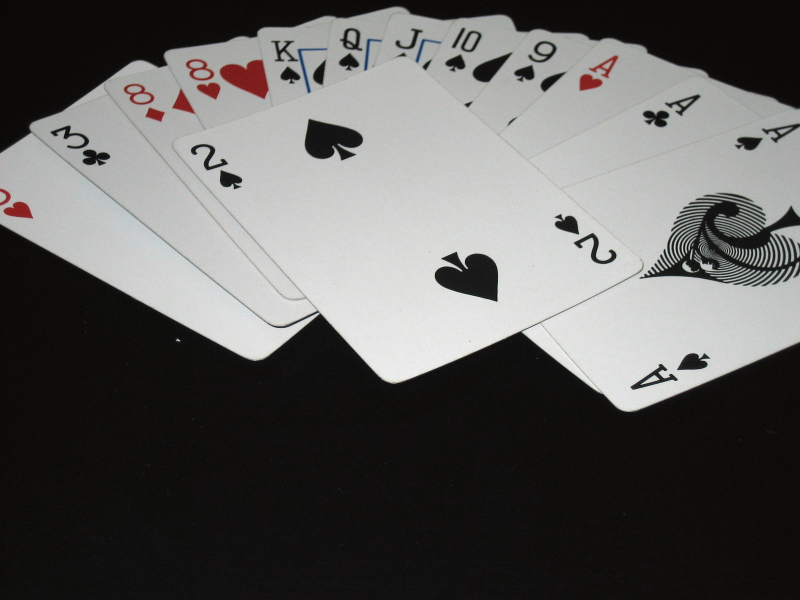
#> input picture resource/cards1.jpg, 1600 x 1200 px (shown at 1/2 size)
$ python warp.py
#> lines starting #> are read from the running program, lines starting #| are printed output that depends on the picture
import cv2
import numpy as np
img = cv2.imread('resource/cards1.jpg')
#> img is the input picture: shape (1200, 1600, 3); mean B, G, R 93.5, 95.1, 95.5
# got the points manually by opening the image in paint.
points = [
    [348,281],
    [806,114],
    [781,765],
    [1284,532]
]
width,height = 250,350
pts1 = np.float32(points)
pts2 = np.float32([[0,0],[width,0],[0,height],[width,height]])
matrix = cv2.getPerspectiveTransform(pts1,pts2)
imgOp = cv2.warpPerspective(img, matrix,(width,height))
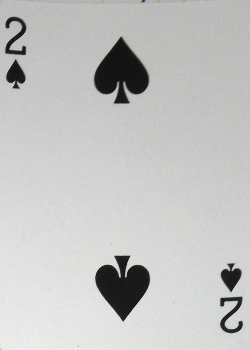
#> imgOp: shape (350, 250, 3); mean B, G, R 193.8, 195.5, 194.8
cv2.imshow("image",imgOp)
cv2.waitKey(5000)

$ run again, with resource/cards2.jpg copied over resource/cards1.jpg
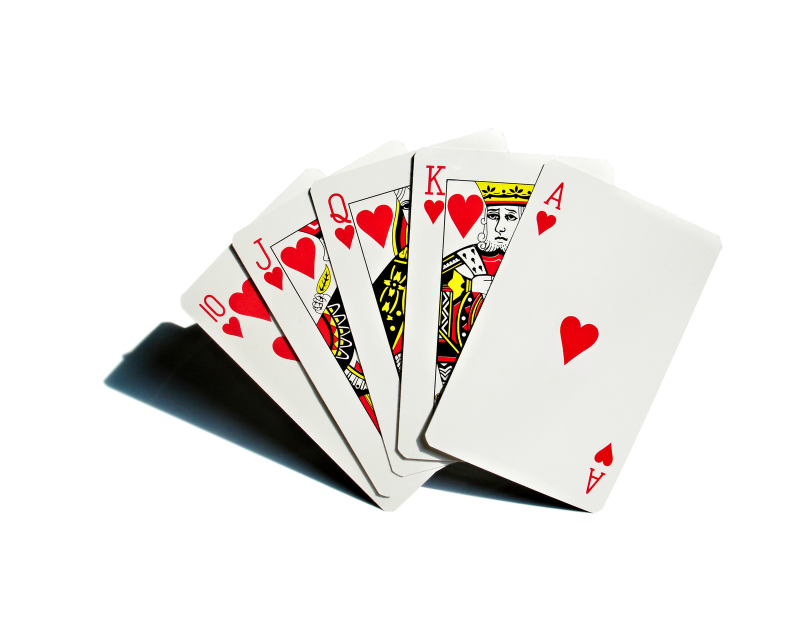
#> input picture resource/cards2.jpg, 1599 x 1248 px (shown at 1/2 size)
#> img is the input picture: shape (1248, 1599, 3); mean B, G, R 230.3, 232.4, 236.5
#> `imgOp = cv2.warpPerspective(img, matrix,(width,height))`:
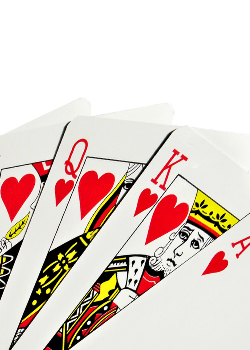
#> imgOp: shape (350, 250, 3); mean B, G, R 203, 210.5, 225.7

$ run again, with resource/hibiscus.jpg copied over resource/cards1.jpg
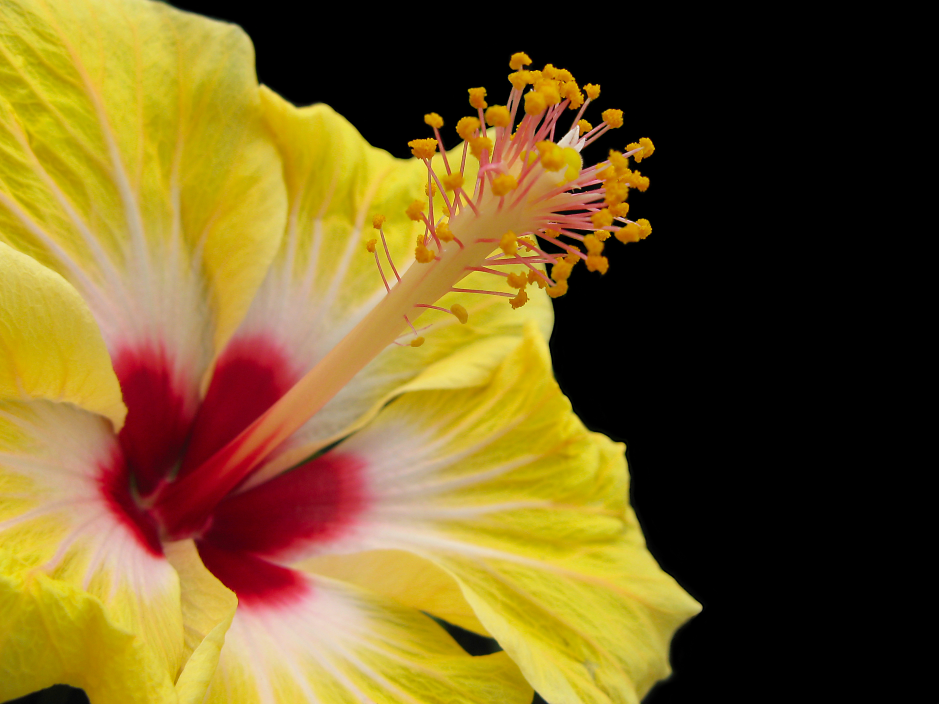
#> input picture resource/hibiscus.jpg, 2816 x 2112 px (shown at 1/3 size)
#> img is the input picture: shape (2112, 2816, 3); mean B, G, R 34.5, 91.9, 116.3
#> `imgOp = cv2.warpPerspective(img, matrix,(width,height))`:
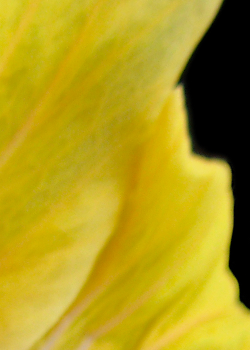
#> imgOp: shape (350, 250, 3); mean B, G, R 25.3, 155.2, 176
